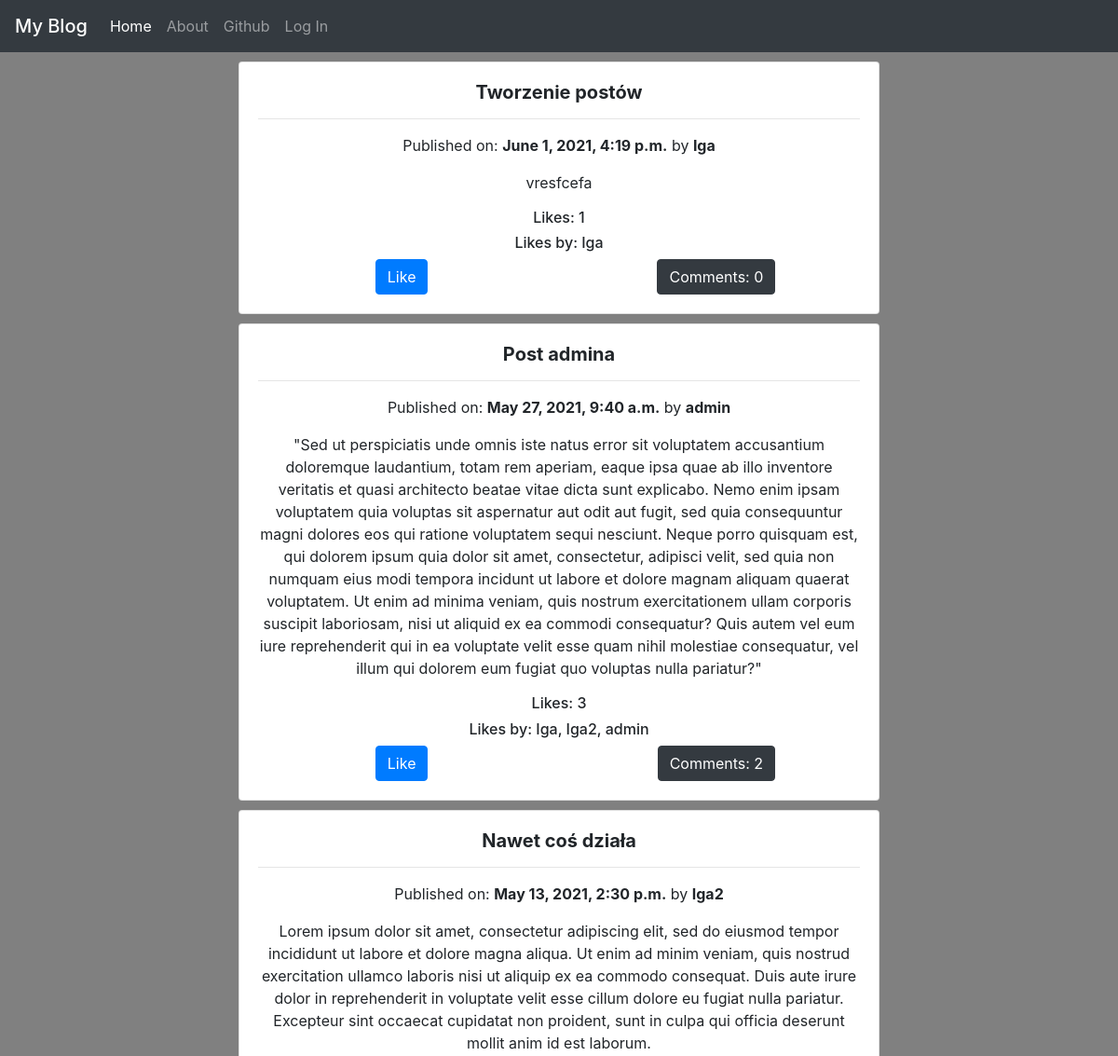
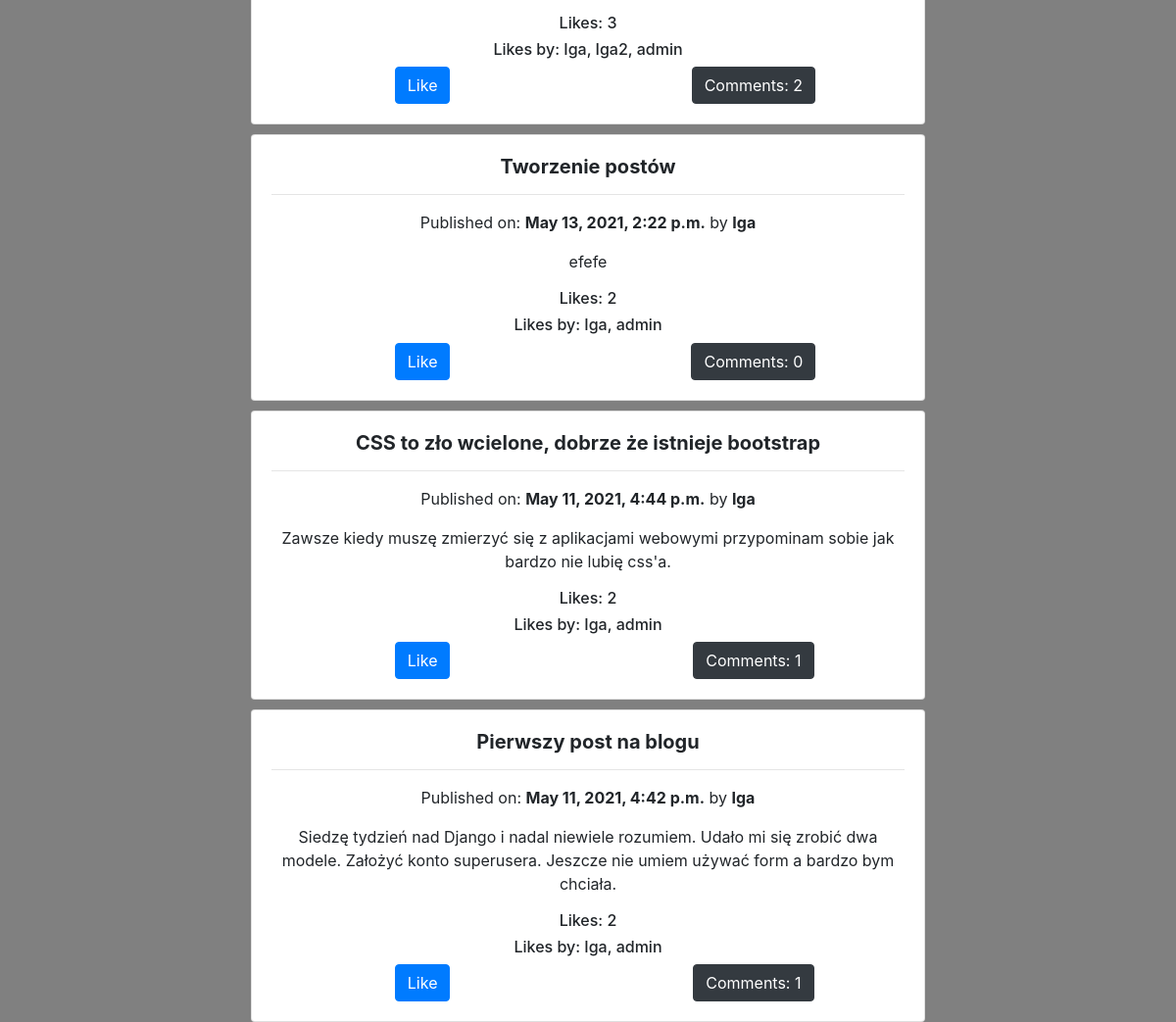
The page / on the database its author committed (2 pictures, top to bottom).
### blog_app/models.py (models this page shows, shortened)
class Post(models.Model):
    author = models.ForeignKey(User, on_delete=models.deletion.CASCADE)
    title = models.CharField(max_length=200)
    text = models.TextField()
    likes = models.ManyToManyField(User, related_name='blog_post')
    create_date = models.DateTimeField(default=timezone.now)
    published_date = models.DateTimeField(blank=True, null=True)
    def total_likes(self):
        return self.likes.count()
    def who_liked(self):
        return ", ".join([str(p) for p in self.likes.all()])
    def approve_comments(self):
        return self.comments.filter(approved_comment=True)

### blog_app/views.py (the view)
# urls.py: path('',views.PostListView, name='post_list'),
def PostListView(request):
    post_list = Post.objects.filter(published_date__lte=timezone.now()).order_by('-published_date')
    post_dict = {'post_list': post_list}
    return render(request, 'blog_app/post_list.html', context=post_dict)

### templates/blog_app/post_list.html (shortened to what this page needs)
{% extends "blog_app/index.html" %}
{% block content %}
{% for post in post_list %}
        <div class="card text-center" >
            <div class="card-body">
                <h5 class="card-title"><b>{{ post.title }}</b></h5>
                    <hr>
                    <div class="date">
                        <p>Published on:  <b>{{ post.published_date }}</b>  by <b>{{ post.author }}</b></p>
                    </div>
                <p class="card-text">{{ post.text }}</p>
                <h6>Likes: {{ post.total_likes }}</h6>
                <h6>Likes by: {{ post.who_liked }}</h6>
                    <div class="row">
                    <div class="col-sm" >
                        <form method="post" action="{% url 'give_like' pk=post.pk %}">
                            <button type="submit" name="post_id" class="btn btn-primary" value="{{ post.id }}">Like</button>
                        </form>
                    </div>
                    <div class="col-sm" >
                        <a href="{% url 'post_detail' pk=post.pk %}" class="btn btn-dark">Comments: {{ post.approve_comments.count }}</a>
                    </div>
                    </div>
            </div>
        </div>
        {% endfor %}
{% endblock %}

### templates/blog_app/index.html (shortened to what this page needs)
<!DOCTYPE html>
{% load static %}
<html lang="en">
<head>
    <link rel="stylesheet" href="https://maxcdn.bootstrapcdn.com/bootstrap/4.0.0/css/bootstrap.min.css">
</head>
<body>
   <nav class="navbar sticky-top navbar-expand-lg navbar-dark bg-dark">
  <a class="navbar-brand mb-0 h1" href="{% url 'post_list' %}">My Blog</a>
  <div class="collapse navbar-collapse" id="navbarSupportedContent">
    <ul class="navbar-nav mr-auto">
        <li class="nav-item active">
            <a class="nav-link" href="{% url 'post_list' %}">Home<span class="sr-only">(current)</span></a>
        </li>
        <li class="nav-item">
            <a class="nav-link" href="{% url 'about' %}">About</a>
        </li>
        <li class="nav-item">
            <a class="nav-link" href="https://www.github.com/igness1">Github</a>
        </li>
        {% if user.is_authenticated%}
        <li class="nav-item dropdown">
            <a class="nav-link dropdown-toggle" href="#" id="navbarDropdown" role="button" data-toggle="dropdown" aria-haspopup="true" aria-expanded="false">
             Post managment</a>
            <div class="dropdown-menu" aria-labelledby="navbarDropdown">
            <a class="dropdown-item" href="{% url 'new_post' %}">Add new Post</a>
        </li>
        <li class="nav-item">
            <a class="nav-link" href="{% url 'logout' %}">Log out</a>
        </li>
        {% else %}
        <li class="nav-item">
            <a class="nav-link" href="{% url 'login' %}">Log In</a>
        </li>
        {% endif %}
    </ul>
  </div>
</nav>
<div class="">
  <div class="row">
    <div class="col">
    </div>
    <div class="col-7" >
        {% block content %}
        {% endblock %}
    </div>
    <div class="col">
    </div>
  </div>
</div>
</body>
</html>

### templates/blog_app/index.html (style rules this page uses)
body { background-color: grey; }
.card.text-center { margin-top:10px; }

### rows shown on the page
Post: title "Tworzenie postów", published_date "June 1, 2021, 4:19 p.m.", author "Iga", text "vresfcefa", total_likes "1", who_liked "Iga", approve_comments.count "0"
Post: title "Post admina", published_date "May 27, 2021, 9:40 a.m.", author "admin", text "\"Sed ut perspiciatis unde omnis iste natus error sit voluptatem accusantium doloremque laudantium, totam rem aperiam, eaque ipsa quae ab illo inventore veritatis et quasi architecto beatae vitae dicta sunt explicabo. Nemo enim ipsam voluptatem quia voluptas sit aspernatur aut odit aut fugit, sed quia consequuntur magni dolores eos qui ratione voluptatem sequi nesciunt. Neque porro quisquam est, qui dolorem ipsum quia dolor sit amet, consectetur, adipisci velit, sed quia non numquam eius modi tempora incidunt ut labore et dolore magnam aliquam quaerat voluptatem. Ut enim ad minima veniam, quis nostrum exercitationem ullam corporis suscipit laboriosam, nisi ut aliquid ex ea commodi…", total_likes "3", who_liked "Iga, Iga2, admin", approve_comments.count "2"
Post: title "Nawet coś działa", published_date "May 13, 2021, 2:30 p.m.", author "Iga2", text "Lorem ipsum dolor sit amet, consectetur adipiscing elit, sed do eiusmod tempor incididunt ut labore et dolore magna aliqua. Ut enim ad minim veniam, quis nostrud exercitation ullamco laboris nisi ut aliquip ex ea commodo consequat. Duis aute irure dolor in reprehenderit in voluptate velit esse cillum dolore eu fugiat nulla pariatur. Excepteur sint occaecat cupidatat non proident, sunt in culpa qui officia deserunt mollit anim id est laborum.", total_likes "3", who_liked "Iga, Iga2, admin", approve_comments.count "2"
Post: title "Tworzenie postów", published_date "May 13, 2021, 2:22 p.m.", author "Iga", text "efefe", total_likes "2", who_liked "Iga, admin", approve_comments.count "0"
Post: title "CSS to zło wcielone, dobrze że istnieje bootstrap", published_date "May 11, 2021, 4:44 p.m.", author "Iga", text "Zawsze kiedy muszę zmierzyć się z aplikacjami webowymi przypominam sobie jak bardzo nie lubię css'a.", total_likes "2", who_liked "Iga, admin", approve_comments.count "1"
Post: title "Pierwszy post na blogu", published_date "May 11, 2021, 4:42 p.m.", author "Iga", text "Siedzę tydzień nad Django i nadal niewiele rozumiem. Udało mi się zrobić dwa modele. Założyć konto superusera. Jeszcze nie umiem używać form a bardzo bym chciała.", total_likes "2", who_liked "Iga, admin", approve_comments.count "1"
